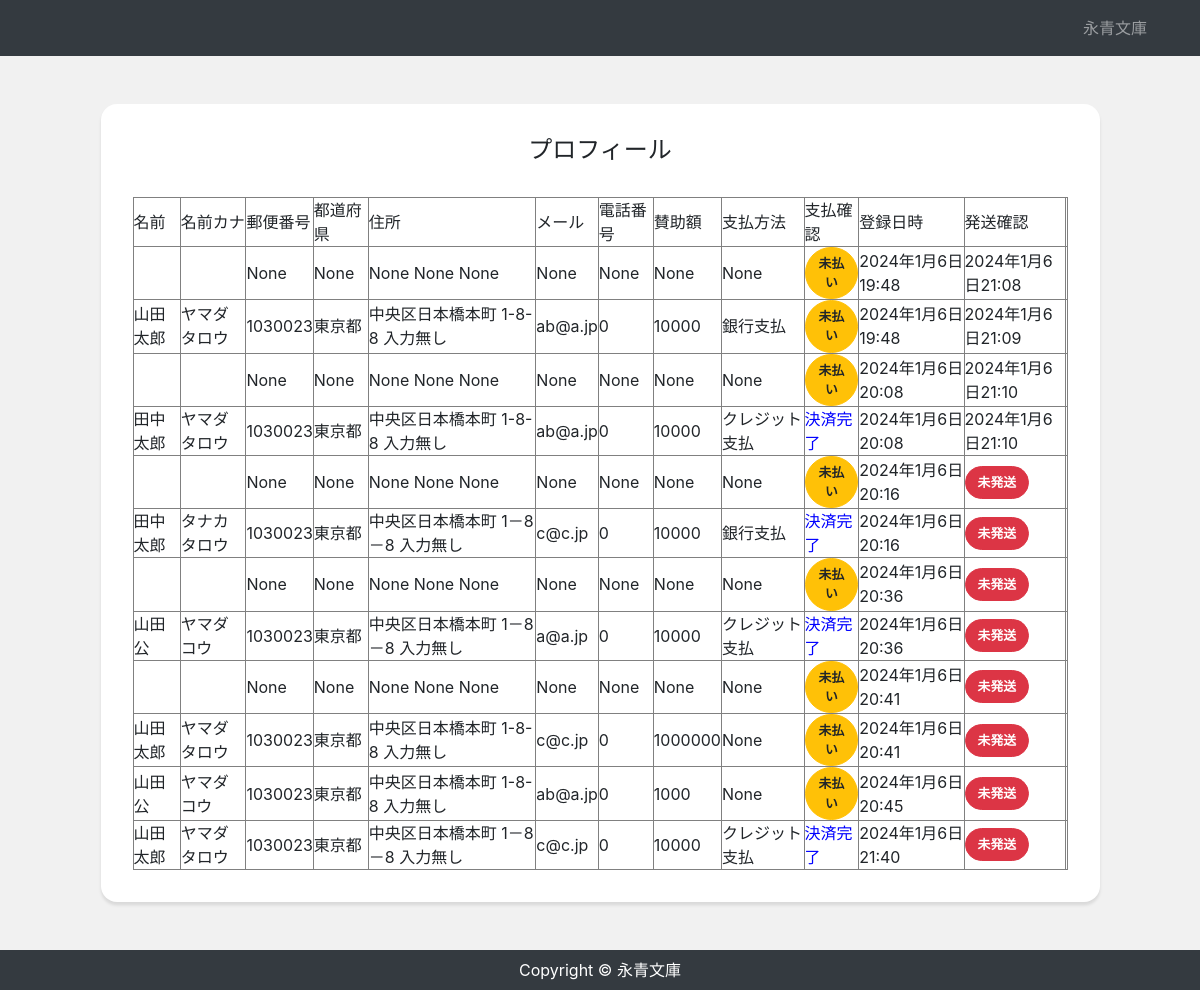
/accounts/profile/, run on the app's committed database.
### accounts/models.py (models this page shows, shortened)
class SupportUser(models.Model):
    id = models.UUIDField(primary_key=True, default=uuid.uuid4, editable=False)
    first_name = models.CharField('姓', max_length=30)
    last_name = models.CharField('名' ,max_length=30)
    first_kana = models.CharField('姓カナ', max_length=30)
    last_kana = models.CharField('名カナ', max_length=30)
    post_code = models.IntegerField('郵便番号', blank=True, null=True)
    state = models.CharField('都道府県',max_length=6, blank=True, null=True)
    city = models.CharField('市区町村', max_length=10, blank=True, null=True)
    city_block = models.CharField('丁目、番号', max_length=30, blank=True, null=True)
    apartments = models.CharField('マンション名、部屋番号', max_length=30, blank=True, null=True)
    email = models.EmailField('メールアドレス', max_length=30, blank=True, null=True)
    phone = models.IntegerField('電話番号', blank=True, null=True)
    donation = models.IntegerField('賛助額', blank=True, null=True)
    payment = models.CharField('支払方法', max_length=30, blank=True, null=True)
    is_confirmed = models.BooleanField('支払確認', default=False)
    created = models.DateTimeField("登録日", default=timezone.now, blank=True, null=True)
    shipping = models.DateTimeField('発送確認', blank=True, null=True)

### accounts/views.py (the view)
# urls.py: path('profile/', views.ProfileView.as_view(), name='profile'),
class ProfileView(View):
    def get(self, request, *args, **kwargs):
        user_data = SupportUser.objects.all()
        return render(request, 'accounts/profile.html', {
            'user_data': user_data,
        })

### accounts/templates/accounts/profile.html (shortened to what this page needs)
{% extends "app/base.html" %} {% block content %}
<div class="card card-profile my-5 mx-auto" style="width: 90%;">
    <div class="card-body">
        <h5 class="card-title text-center">プロフィール</h5>
        <table border="1">
        <tr>
            <td class="header">名前</td>
            <td class="header">名前カナ</td>
            <td class="header">郵便番号</td>
            <td class="header">都道府県</td>
            <td class="header">住所</td>
            <td class="header">メール</td>
            <td class="header">電話番号</td>
            <td class="header">賛助額</td>
            <td class="header">支払方法</td>
            <td class="header">支払確認</td>
            <td class="header">登録日時</td>
            <td class="header">発送確認</td>
        </tr>
        {% for i in user_data %}
        <tr>
            <td class="data">
            {{ i.first_name }} {{ i.last_name }}
            </td>
            <td class="data">
            {{ i.first_kana }} {{ i.last_kana }}
            </td>
            <td class="data">
            {{ i.post_code }}
            </td>
            <td class="data">
            {{ i.state }}
            </td>
            <td class="data">
            {{ i.city }} {{ i.city_block }} {{ i.apartments }}
            </td>
            <td class="data">
            {{ i.email }}
            </td>
            <td class="data">
            {{ i.phone }}
            </td>
            <td class="data">
            {{ i.donation }}
            </td>
            <td class="data">
            {{ i.payment }}
            </td>
            <td class="data">
                {% if i.is_confirmed == False %}
                <form method="POST" action="{% url 'payment' i.id %}">
                    <button class="btn btn-warning" type="submit">未払い</button>
                </form>
                {% else %}
            <font color="blue">決済完了</font>
            {% endif %}
            </td>
            <td class="data">
            {{ i.created }}
            </td>
        <td class="data">
            {% if i.shipping == None %}
            <form method="POST" action="{% url 'shipping' i.id %}">
                <button class="btn btn-danger" type="submit">未発送</button>
            </form>
            {% else %}
            {{ i.shipping }}
            {% endif %}
        </td>
        </tr>
        {% endfor %}
        </table>
    </div>
</div>
{% endblock %}

### app/templates/app/base.html (shortened to what this page needs)
{% load static %}
<!DOCTYPE html>
<html lang="ja">
    <head>
        <link
        rel="stylesheet"
        href="https://stackpath.bootstrapcdn.com/bootstrap/4.4.1/css/bootstrap.min.css"
        />
        <link rel="stylesheet" href="{% static 'css/style.css' %}" />
    </head>
    <body>
        <nav class="navbar navbar-expand-lg navbar-dark bg-dark">
        <div class="container">
            <ul class="navbar-nav ml-auto">
            <li class="nav-item">
                <a class="nav-link" href="/">永青文庫</a>
            </li>
            </ul>
        </div>
        </nav>
        <main>
        <div class="container">{% block content %} {% endblock %}</div>
        </main>
        <footer class="py-2 bg-dark">
        <p class="m-0 text-center text-white">
            Copyright &copy; 永青文庫
        </p>
        </footer>
    </body>
</html>

### app/static/css/style.css (style rules this page uses)
* { margin: 0; padding: 0; box-sizing: border-box; }
body { background: #f1f1f1; display: flex; flex-flow: column; min-height: 100vh; }
main { flex: 1; }
.card-profile { width: 700px; border: 0; border-radius: 1rem; box-shadow: 0 0.2rem 0.2rem 0 rgba(0, 0, 0, 0.1); }
.btn { font-size: 80%; border-radius: 5rem; font-weight: bold; }
.card-title { margin-bottom: 2rem; font-size: 1.5rem; }
.card-body { padding: 2rem; }

### data on the page
SupportUser: post_code "None", state "None", city "None", city_block "None", apartments "None", email "None", phone "None", donation "None", payment "None", is_confirmed "未払い", created "2024年1月6日19:48", shipping "2024年1月6日21:08"
SupportUser: first_name "山田", last_name "太郎", first_kana "ヤマダ", last_kana "タロウ", post_code "1030023", state "東京都", city "中央区日本橋本町", city_block "1-8-8", apartments "入力無し", email "ab@a.jp", phone "0", donation "10000", payment "銀行支払", is_confirmed "未払い", created "2024年1月6日19:48", shipping "2024年1月6日21:09"
SupportUser: post_code "None", state "None", city "None", city_block "None", apartments "None", email "None", phone "None", donation "None", payment "None", is_confirmed "未払い", created "2024年1月6日20:08", shipping "2024年1月6日21:10"
SupportUser: first_name "田中", last_name "太郎", first_kana "ヤマダ", last_kana "タロウ", post_code "1030023", state "東京都", city "中央区日本橋本町", city_block "1-8-8", apartments "入力無し", email "ab@a.jp", phone "0", donation "10000", payment "クレジット支払", is_confirmed "決済完了", created "2024年1月6日20:08", shipping "2024年1月6日21:10"
SupportUser: post_code "None", state "None", city "None", city_block "None", apartments "None", email "None", phone "None", donation "None", payment "None", is_confirmed "未払い", created "2024年1月6日20:16", shows "未発送"
SupportUser: first_name "田中", last_name "太郎", first_kana "タナカ", last_kana "タロウ", post_code "1030023", state "東京都", city "中央区日本橋本町", city_block "1－8－8", apartments "入力無し", email "c@c.jp", phone "0", donation "10000", payment "銀行支払", is_confirmed "決済完了", created "2024年1月6日20:16", shows "未発送"
SupportUser: post_code "None", state "None", city "None", city_block "None", apartments "None", email "None", phone "None", donation "None", payment "None", is_confirmed "未払い", created "2024年1月6日20:36", shows "未発送"
SupportUser: first_name "山田", last_name "公", first_kana "ヤマダ", last_kana "コウ", post_code "1030023", state "東京都", city "中央区日本橋本町", city_block "1－8－8", apartments "入力無し", email "a@a.jp", phone "0", donation "10000", payment "クレジット支払", is_confirmed "決済完了", created "2024年1月6日20:36", shows "未発送"
SupportUser: post_code "None", state "None", city "None", city_block "None", apartments "None", email "None", phone "None", donation "None", payment "None", is_confirmed "未払い", created "2024年1月6日20:41", shows "未発送"
SupportUser: first_name "山田", last_name "太郎", first_kana "ヤマダ", last_kana "タロウ", post_code "1030023", state "東京都", city "中央区日本橋本町", city_block "1-8-8", apartments "入力無し", email "c@c.jp", phone "0", donation "1000000", payment "None", is_confirmed "未払い", created "2024年1月6日20:41", shows "未発送"
SupportUser: first_name "山田", last_name "公", first_kana "ヤマダ", last_kana "コウ", post_code "1030023", state "東京都", city "中央区日本橋本町", city_block "1-8-8", apartments "入力無し", email "ab@a.jp", phone "0", donation "1000", payment "None", is_confirmed "未払い", created "2024年1月6日20:45", shows "未発送"
SupportUser: first_name "山田", last_name "太郎", first_kana "ヤマダ", last_kana "タロウ", post_code "1030023", state "東京都", city "中央区日本橋本町", city_block "1－8－8", apartments "入力無し", email "c@c.jp", phone "0", donation "10000", payment "クレジット支払", is_confirmed "決済完了", created "2024年1月6日21:40", shows "未発送"
